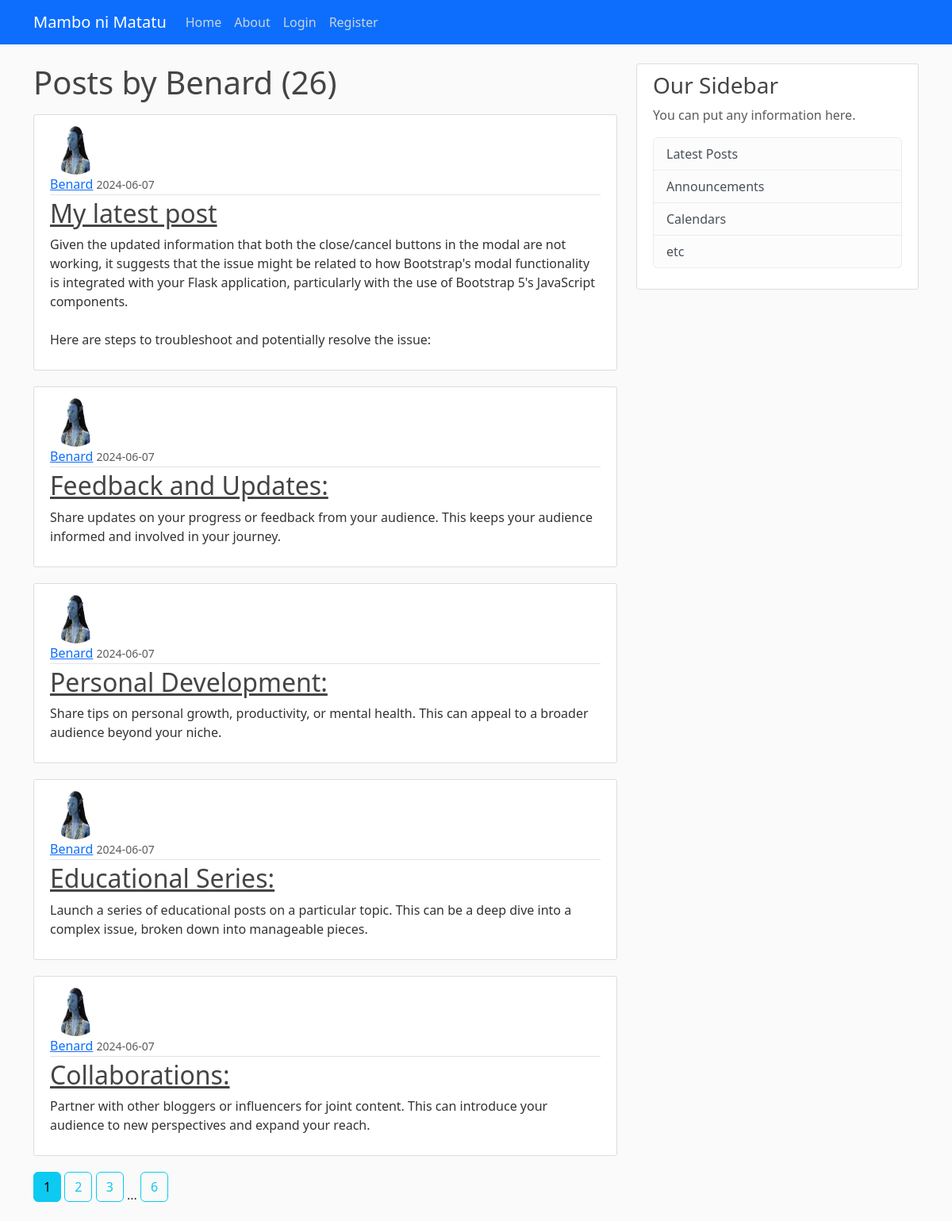
The app's page /user/Benard with its own data.
### app/models.py (models this page shows, shortened)
class User(db.Model, UserMixin):
    id = db.Column(db.Integer, primary_key=True)
    username = db.Column(db.String(12), unique=True, nullable=False)
    email = db.Column(db.String(120), unique=True, nullable=False)
    image_file = db.Column(db.String(20), nullable=False, default='default.jpg')
    password = db.Column(db.String(60), nullable=False)
    posts = db.relationship('Post', backref='author', lazy=True)

class Post(db.Model):
    id = db.Column(db.Integer, primary_key=True)
    title = db.Column(db.String(100), nullable=False)
    content = db.Column(db.Text, nullable=False)
    date_posted = db.Column(db.DateTime, nullable=False, default=datetime.utcnow)
    user_id = db.Column(db.Integer, db.ForeignKey('user.id'), nullable=False)

### app/routes.py (the view)
@app.route("/user/<string:username>",)
def user_posts(username):
    page = request.args.get('page', 1, type=int)
    user = User.query.filter_by(username=username).first_or_404()
    posts = Post.query.filter_by(author=user).order_by(Post.date_posted.desc()).paginate(page=page, per_page=5)
    return render_template("user_posts.html", posts=posts, user=user)

### app/templates/user_posts.html
{% extends 'base.html' %} {% block content %}
<h1 class="mb-3">Posts by {{ user.username }} ({{ posts.total }})</h1>
{% for post in posts.items %}
<article class="media content-section">
  <img
    class="rounded-circle article-img"
    src="{{ url_for('static', filename='profile_pics/' + post.author.image_file) }}"
  />
  <div class="media-body">
    <div class="article-metadata">
      <a
        class="mr-2"
        href="{{ url_for('user_posts', username=post.author.username) }}"
        >{{ post.author.username }}</a
      >
      <small class="text-muted"
        >{{ post.date_posted.strftime('%Y-%m-%d') }}</small
      >
    </div>
    <h2>
      <a class="article-title" href="{{ url_for('post', post_id=post.id) }}"
        >{{ post.title }}</a
      >
    </h2>
    <p class="article-content">{{ post.content }}</p>
  </div>
</article>
{% endfor %} {% for page_num in posts.iter_pages(left_edge=1, right_edge=1,
left_current=1, right_current=2) %} {% if page_num %} {% if posts.page ==
page_num %}
<a
  class="btn btn-info mb-4"
  href="{{ url_for('user_posts', username=user.username, page=page_num) }}"
  >{{ page_num }}</a
>
{% else %}
<a
  class="btn btn-outline-info mb-4"
  href="{{ url_for('user_posts', username=user.username, page=page_num) }}"
  >{{ page_num }}</a
>
{% endif %} {% else %} ... {% endif %} {% endfor %} {% endblock %}

### app/static/main.css (style rules this page uses)
body { background: #fafafa; color: #333333; margin-top: 5rem; }
h1, h2, h3, h4, h5, h6 { color: #444444; }
.content-section { background: #ffffff; padding: 10px 20px; border: 1px solid #dddddd; border-radius: 3px; margin-bottom: 20px; }
.article-title { color: #444444; }
.article-content { white-space: pre-line; }
.article-img { height: 65px; width: 65px; margin-right: 16px; }
.article-metadata { padding-bottom: 1px; margin-bottom: 4px; border-bottom: 1px solid #e3e3e3; }

### records on screen
User: username "Benard"
Post: image_file (placeholder picture), author.username "Benard", date_posted "2024-06-07", title "My latest post", content "Given the updated information that both the close/cancel buttons in the modal are not working, it suggests that the issue might be related to how Bootstrap's modal functionality is integrated with your Flask application, particularly with the use of Bootstrap 5's JavaScript components. Here are steps to troubleshoot and potentially resolve the issue:"
Post: image_file (placeholder picture), author.username "Benard", date_posted "2024-06-07", title "Feedback and Updates:", content "Share updates on your progress or feedback from your audience. This keeps your audience informed and involved in your journey."
Post: image_file (placeholder picture), author.username "Benard", date_posted "2024-06-07", title "Personal Development:", content "Share tips on personal growth, productivity, or mental health. This can appeal to a broader audience beyond your niche."
Post: image_file (placeholder picture), author.username "Benard", date_posted "2024-06-07", title "Educational Series:", content "Launch a series of educational posts on a particular topic. This can be a deep dive into a complex issue, broken down into manageable pieces."
Post: image_file (placeholder picture), author.username "Benard", date_posted "2024-06-07", title "Collaborations:", content "Partner with other bloggers or influencers for joint content. This can introduce your audience to new perspectives and expand your reach."

### other values on screen
{{ posts.total }} "26"
{{ page_num }} "1"
{{ page_num }} "2" "3" "6"
